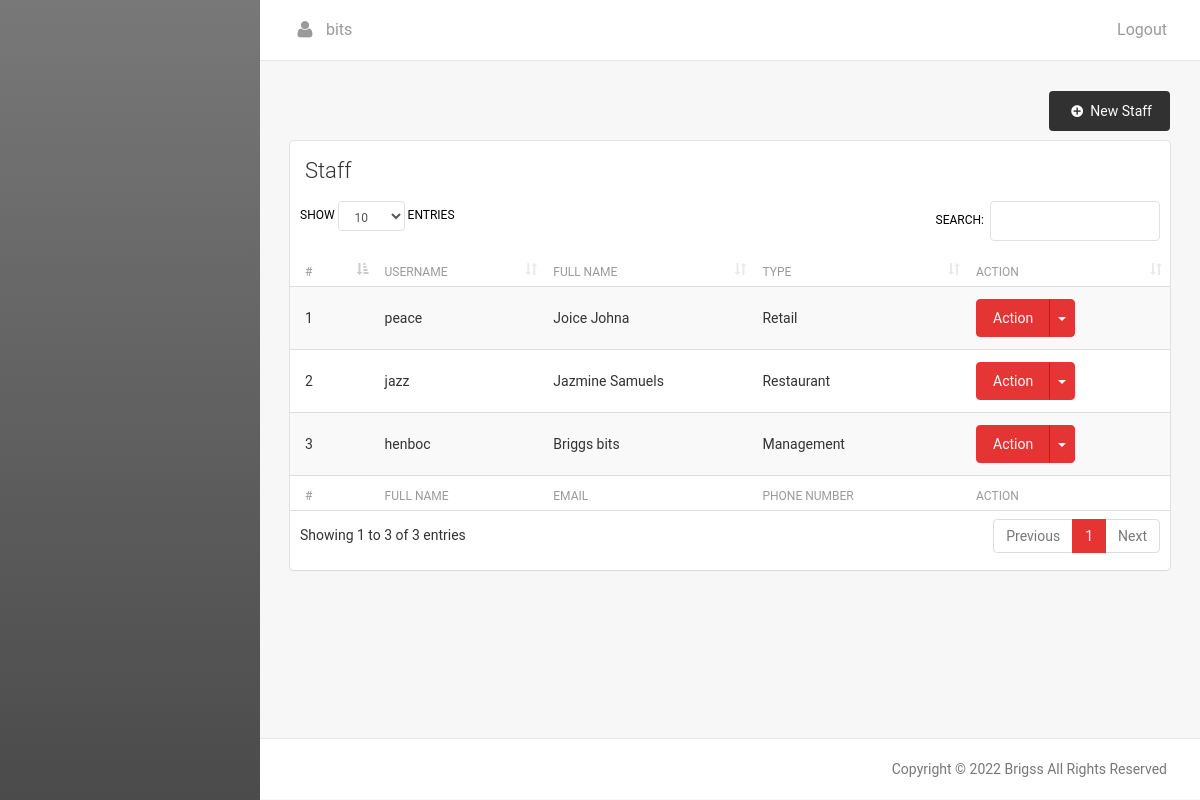
The page /user.php (signed in) on the database its author committed.
### tables this page shows
CREATE TABLE IF NOT EXISTS `user` (
  `user_id` int(11) NOT NULL AUTO_INCREMENT,
  `first_name` longtext NOT NULL,
  `last_name` longtext NOT NULL,
  `username` varchar(200) NOT NULL,
  `password` longtext NOT NULL,
  `user_type_id` int(11) NOT NULL,
  `user_added` timestamp NOT NULL DEFAULT CURRENT_TIMESTAMP,
  PRIMARY KEY (`user_id`),
  UNIQUE KEY `username` (`username`)
);

CREATE TABLE IF NOT EXISTS `user_type` (
  `user_type_id` int(11) NOT NULL AUTO_INCREMENT,
  `user_type` varchar(200) NOT NULL,
  PRIMARY KEY (`user_type_id`),
  UNIQUE KEY `user_type` (`user_type`)
);

CREATE TABLE IF NOT EXISTS `sett` (
  `sett_id` int(11) NOT NULL AUTO_INCREMENT,
  `system_title` longtext NOT NULL,
  `logo` longtext NOT NULL,
  PRIMARY KEY (`sett_id`)
);

### perm.php (called while the page is built, shortened)
<?php
$display_name = $_SESSION['userFull'];
$system_title = database::getInstance()->get_name_from_id('system_title','sett','sett_id',1);
?>

### includes/db.php (called while the page is built, shortened)
<?php
	class Database {
    private $db;
    private static $instance;
    private function __construct() {
		$servername = "localhost";
		$username = "root";
		$password = "Ajibola1234566";
		try {
			$this->db = new PDO("mysql:host=$servername;dbname=rest", $username, $password);
			$this->db->setAttribute(PDO::ATTR_ERRMODE, PDO::ERRMODE_EXCEPTION);
			}
		catch(PDOException $e)
			{
			echo "Connection failed: " . $e->getMessage();
			}
    }
    public static function getInstance() {
        if (!self::$instance instanceof self) {
            self::$instance = new self;
        }
        return self::$instance;
    }
	public function get_name_from_id($tab,$col,$whe,$id){
		try{
			$que= $this->db->prepare("SELECT $tab FROM $col where $whe =?");
			$que->execute([$id]);
			$SingleVar = $que->fetchColumn();
			return $SingleVar;
		} catch(PDOException $e){
			echo 'Error: ' . $e->getMessage();
		}
	}
	public function select_from_ord($field,$id,$ord){
		try {
			$stmt = $this->db->prepare("SELECT * FROM $field ORDER BY $id $ord");
			$stmt->execute();
			$arr = $stmt->fetchAll();
			return $arr;
		} catch (PDOException $e) {
			echo 'Error: ' . $e->getMessage();
		}
	}
}

### user.php (the view, shortened to what this page needs)
<?php
include('includes/db.php');
include('perm.php');
?>
<!doctype html>
<html lang="en">
<head>
   <?php include 'includes/includes_top.php';?>
 </head>
<body>
<div class="wrapper">
    <?php include 'navigation.php';?>
    <div class="main-panel">
      <?php include 'includes/main_header.php';?>
        <div class="content">
            <div class="container-fluid">
			<div style="padding-bottom:45px;">
			<a href="new_user" style="margin-bottom:10px;" class="btn btn-primary pull-right btn-flat btblack">
					<i class="entypo-plus-circled"></i> New Staff
			</a>
			</div>
                <div class="row">
					 <div class="col-md-12">
                        <div class="card">
                            <div class="header">
                                <h4 class="title">Staff</h4>
                            </div>
                            <div class="content table-responsive table-full-width">
                                <table id="example1"class="table table-hover table-striped">
                                    <thead>
										<th>#</th>
                                    	<th>Username</th>
                                        <th>Full name</th>
                                    	<th>Type</th>
                                    	<th>Action</th>
                                    </thead>
                                    <tbody>
									  <?php
											$count = 1;
											$notarray = database::getInstance()->select_from_ord('user','user_id','DESC');
											foreach($notarray as $row):
											$full = $row['username'];
											$type = database::getInstance()->get_name_from_id('user_type','user_type','user_type_id',$row['user_type_id']);
											$full2 = $row['first_name'].' '.$row['last_name'];
										?>
                                        <tr>
                                        	<td><?php echo $count++;?></td>
                                        	<td><?php echo $full; ?></td>
                                        	<td><?php echo $full2; ?></td>
                                        	<td><?php echo $type; ?></td>
                                        	<td>
												<div class="btn-group">
													<button type="button" class="btn btn-info">Action</button>
													<button type="button" class="btn btn-info dropdown-toggle" data-toggle="dropdown">
													<span class="caret"></span>
													</button>
												</div>
											</td>
                                        </tr>
										<?php endforeach;?>
                                    </tbody>
                                 <thead>
                                        <th>#</th>
                                        <th>Full name</th>
                                    	<th>email</th>
                                    	<th>Phone Number</th>
                                    	<th>Action</th>
                                    </thead>
								</table>
                            </div>
                        </div>
                    </div>
                 </div>
            </div>
        </div>
	<?php include 'includes/footer.php';?>
</body>
</html>

### includes/includes_top.php (shortened to what this page needs)
   <link href="assets/css/bootstrap.min.css" rel="stylesheet" />
   <link href="assets/css/animate.min.css" rel="stylesheet"/>
   <link href="assets/css/main_style.css" rel="stylesheet"/>
   <link href="assets/css/load.css" rel="stylesheet"/>
   <link href="assets/css/style.css" rel="stylesheet"/>
 <link href="assets/css/elegant-icons-style.css" rel="stylesheet" />
   <link href="assets/css/font-awesome.css" rel="stylesheet" />
<link rel="stylesheet" href="assets/css/entypo.css">
   <link href="assets/css/pe-icon-7-stroke.css" rel="stylesheet" />
   <link rel="stylesheet" href="assets/plugins/datatables/dataTables.bootstrap.css">

### navigation.php (shortened to what this page needs)
<div class="sidebar" data-color="" >
</div>

### includes/main_header.php (shortened to what this page needs)
<nav class="navbar navbar-default navbar-fixed">
           <div class="container-fluid">
               <div class="collapse navbar-collapse">
                   <ul class="nav navbar-nav navbar-left">
					<li>
						<a href="profile">
                               <i class="fa fa-user"></i>
							<p style="display:inline-block"><?php echo $display_name; ?></p>
                           </a>
					</li>
				</ul>
                   <ul class="nav navbar-nav navbar-right">
                      <li>
                          <a href="logout">
                              <p>Logout</p>
                           </a>
                       </li>
                   </ul>
               </div>
           </div>
       </nav>

### includes/footer.php
<footer class="footer">
            <div class="container-fluid">
                <p class="copyright pull-right">
                   Copyright &copy; <?php echo date('Y'); ?> <?php echo $system_title; ?> All Rights Reserved
                </p>
            </div>
        </footer>
   </body>
</html>

### assets/css/style.css (style rules this page uses)
.btn-info { background:#df0303; border:1px solid #df0303; color:#fff; }
.btn-info .caret { border-top-color:#fff; }

### assets/css/entypo.css (style rules this page uses)
[class^="entypo-"]:before, [class*=" entypo-"]:before { font-family: "entypo"; font-style: normal; font-weight: normal; speak: none; display: inline-block; text-decoration: inherit; width: 1em; margin-right: .2em; text-align: center; font-variant: normal; text-transform: none; line-height: 1em; margin-left: .2em; }
.entypo-plus-circled:before { content: '\e817'; }

### rows shown on the page
user: username "peace", full2 "Joice Johna", user_type.user_type "Retail"
user: username "jazz", full2 "Jazmine Samuels", user_type.user_type "Restaurant"
user: username "henboc", full2 "Briggs bits", user_type.user_type "Management"
sett: system_title "Brigss"

### other values the page prints
$display_name "bits"
